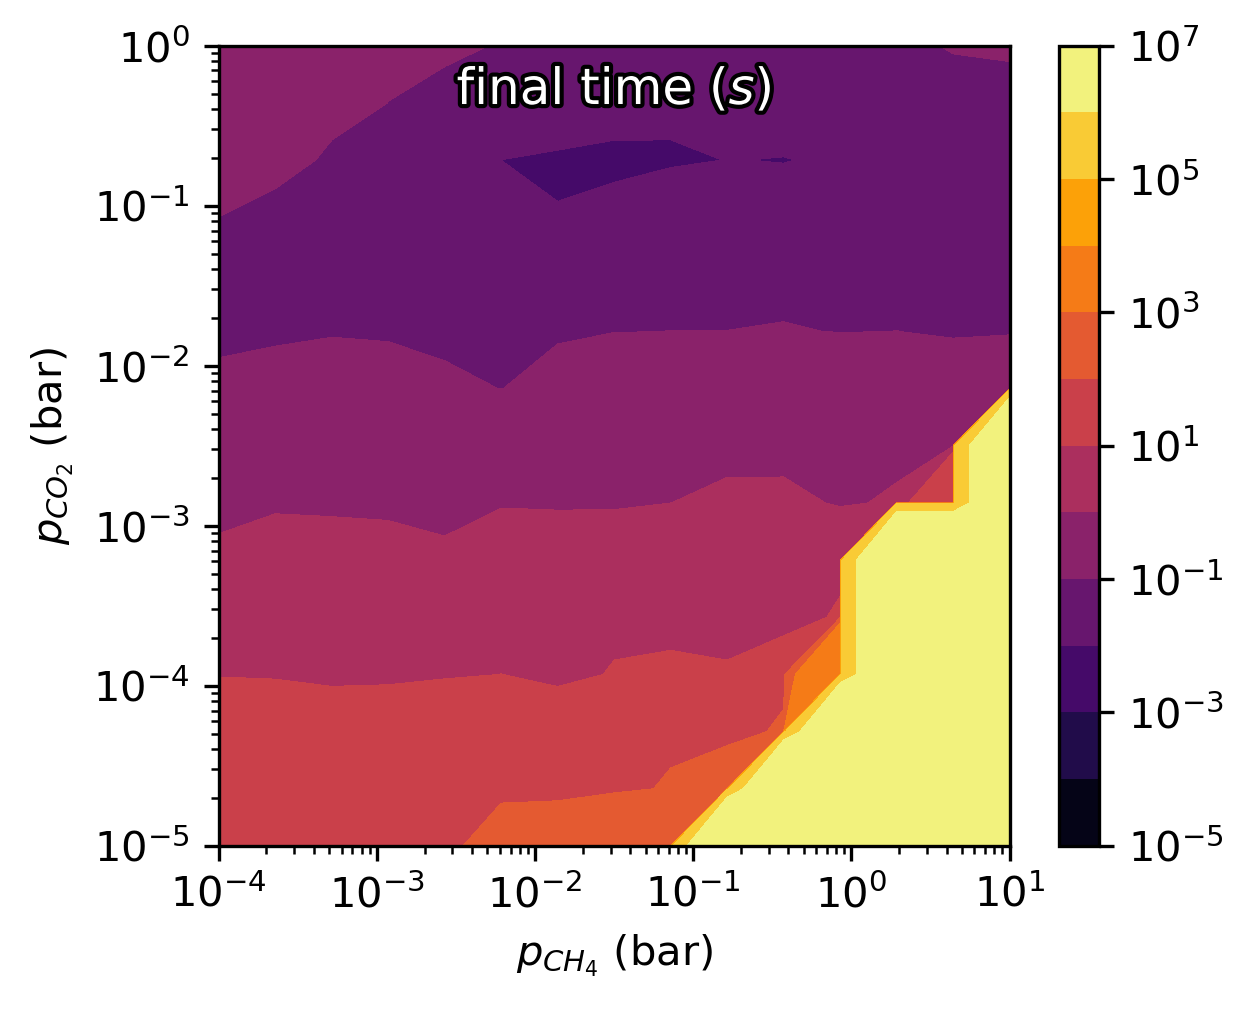

Reproduce this figure in Python.
import numpy as np
import matplotlib.pyplot as plt
from zacrostools.plot_functions import plot_heatmap

fig, axs = plt.subplots(1, figsize=(4.3, 3.5))

plot_heatmap(
    ax=axs,
    scan_path='simulation_results',
    x='pressure_CH4',
    y='pressure_CO2',
    z='finaltime',
    levels=np.logspace(-5, 7, num=13),
    verbose=True,
    auto_title=True,
    show_points=False,
    show_colorbar=True
)

plt.tight_layout()
plt.savefig('finaltime_heatmap.png', dpi=300, bbox_inches='tight', transparent=False)
plt.show()
